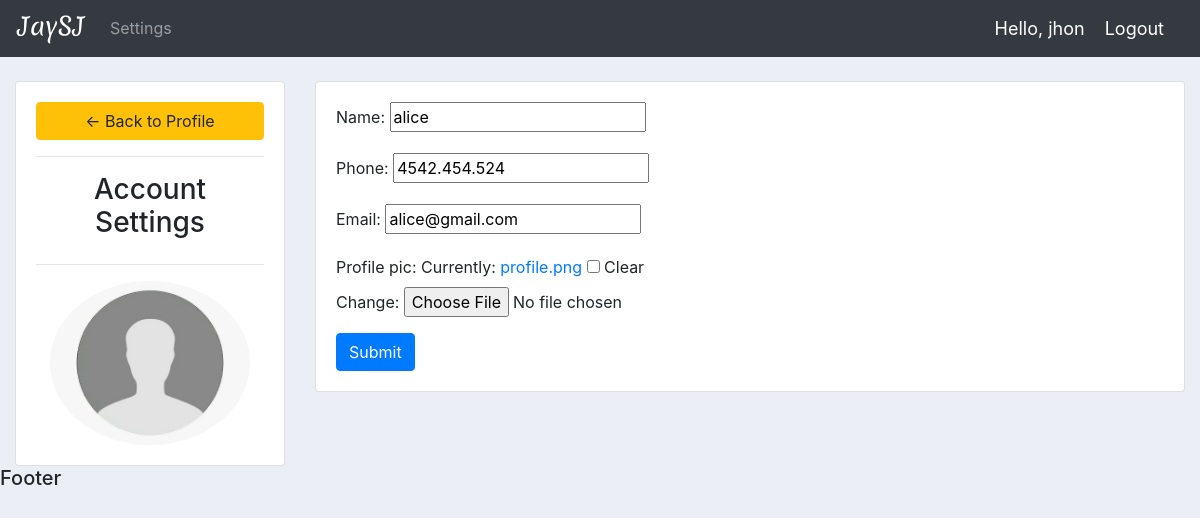
Screenshot of /account (signed in) with the database file from the repository.
### account/models.py (models this page shows, shortened)
class Customer(models.Model):
    user = models.OneToOneField(User, null=True, blank=True, on_delete=models.CASCADE)
    name = models.CharField(max_length=200, null=True)
    phone = models.CharField(max_length=200, null=True)
    email = models.CharField(max_length=200, null=True)
    profile_pic = models.ImageField(default='profile.png',null=True, blank=True)
    date_created = models.DateTimeField(auto_now_add=True, null=True)

### account/decorators.py (the view)
        def wrapper_func(request, *args, **kwargs):
            group = None
            if request.user.groups.exists():
                group = request.user.groups.all()[0].name
            if group in allowed_roles:
                return view_func(request, *args, **kwargs)
            else:
                return HttpResponse('You are not authorised to view this page')

### account/form.py
class CustomerForm(ModelForm):
    class Meta:
        model = Customer
        fields = '__all__'
        exclude = ['user']

### account/views.py (called while the page is built)
@login_required(login_url='login')
@allowed_users(allowed_roles=['customer'])
def accountSettings(request):
    customer = request.user.customer
    form = CustomerForm(instance=customer)
    if request.method == 'POST':
        form = CustomerForm(request.POST, request.FILES, instance=customer)
        if form.is_valid:
            form.save()
    context = {'form': form}
    return render(request, 'account/accountsetting.html', context)

### account/templates/account/accountsetting.html (shortened to what this page needs)
{% extends 'account/main.html' %}
{% load static %}
{% block content %}
    <br>
    <div class="row">
        <div class="col-md-3">
            <div class="card card-body">
                <a class="btn btn-warning" href="{% url 'home' %}"> &#8592; Back to Profile</a>
                <hr>
                <h3 style="text-align: center">Account Settings</h3>
                <hr>
                <img class="profile-pic" src="{{request.user.customer.profile_pic.url}}">
            </div>
        </div>
        <div class="col-md-9">
            <div class="card card-body">
                <form method="POST" action="" enctype="multipart/form-data">
                    {{form.as_p}}
                    <input class="btn btn-primary" type="submit" name="Update Information">
                </form>
            </div>
        </div>
    </div>
{% endblock %}

### account/templates/account/navbar.html (shortened to what this page needs)
{% load static %}
<nav class="navbar navbar-expand-lg navbar-dark bg-dark">
    <a class="navbar-brand" href="{% url 'home' %}"><img width="70" src="{% static 'images/logo.svg' %}" alt=""></a>
    <div class="collapse navbar-collapse" id="navbarNav">
        <ul class="navbar-nav">
            {% if request.user.is_staff %}
                <li class="nav-item active">
                    <a class="nav-link" href="{% url 'home' %}">Dashboard</a>
                </li>
                <li class="nav-item">
                    <a class="nav-link" href="{% url 'products' %}">Products</a>
                </li>
            {% else %}
                <li class="nav-item">
                    <a class="nav-link" href="{% url 'account' %}">Settings</a>
                </li>
            {% endif %}
        </ul>
        <div class="ml-auto" style="display: flex; align-items: center;">
            <span class="hello-msg">Hello, {{ request.user }}</span>
            <span><a class="hello-msg" href="{% url 'logout' %}">Logout</a></span>
        </div>
    </div>
</nav>

### static/css/main.css (style rules this page uses)
body { background-color: #ebeff5; }

### account/templates/account/navbar.html (style rules this page uses)
.hello-msg { font-size: 18px; color: #fff; margin-right: 20px; }

### account/templates/account/accountsetting.html (style rules this page uses)
.profile-pic { max-width: 200px; max-height: 200px; margin: 0 auto; border-radius: 50%; }

### rows the page displays
Customer: name "alice", phone "4542.454.524", email "alice@gmail.com"

### other values shown
{{ request.user }} "jhon"
